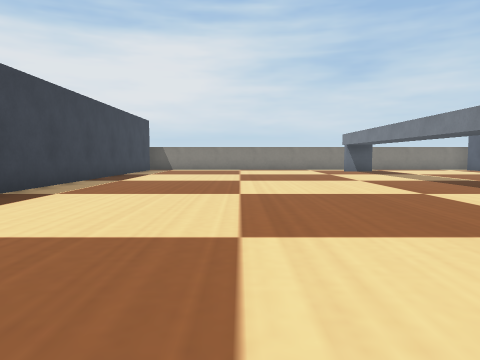
[1] (above)

16 first-person views from a walk through a Webots world. The camera is 0.72 m above the floor, tilts 4° down and sees 70° across. The floor is counted in squares, 1 m on a side. Each view is taken from the middle of a square. On the plan, view 1 faces up. The plan holds only what a view shows up to about 11 squares ahead; the rest is blank. Robots are left out. Webots' stock objects and surfaces are drawn as simple stand-ins.

[2]
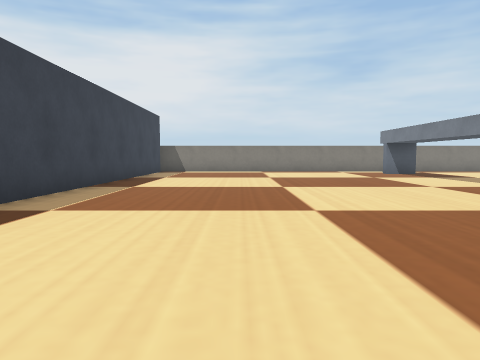

[3]
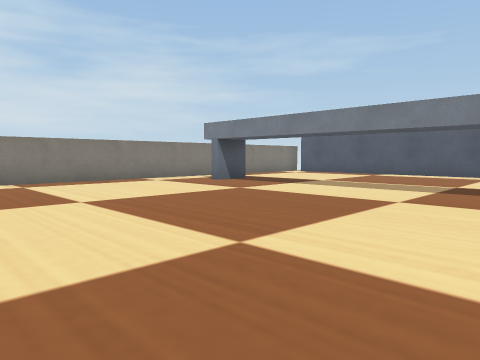

[4]
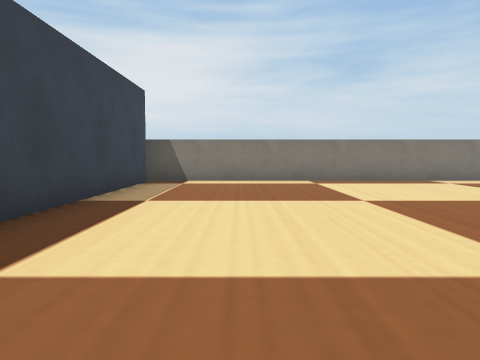

[5]
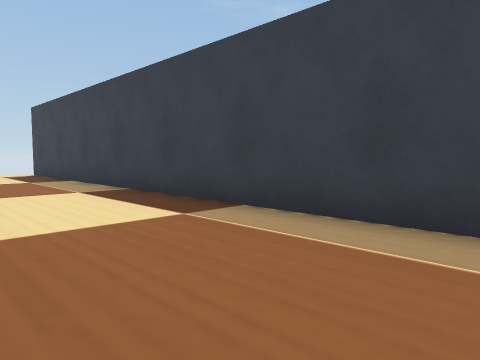

[6]
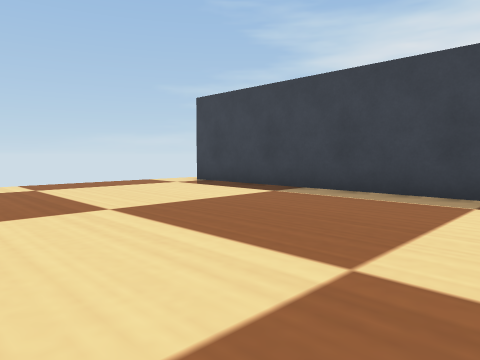

[7]
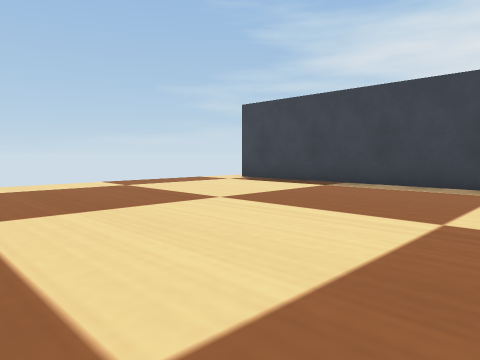

[8]
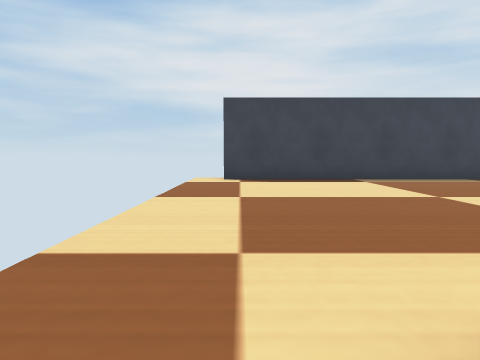

[9]
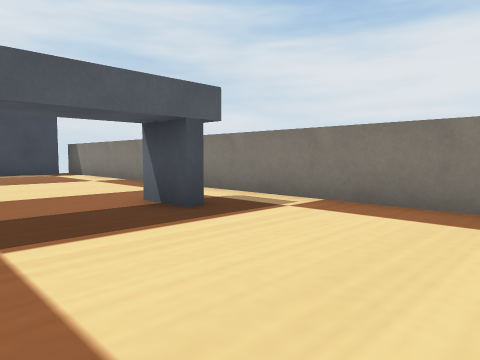

[10]
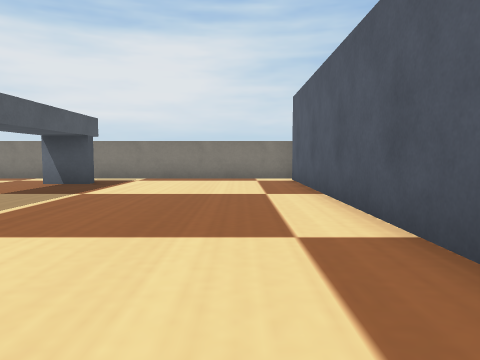

[11]
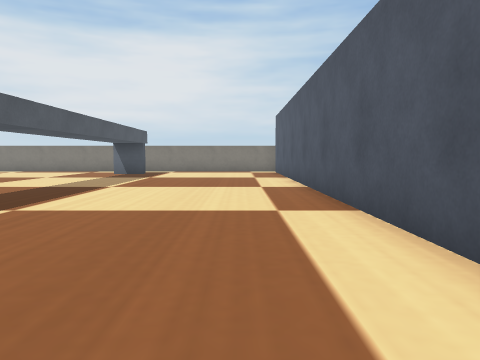

[12]
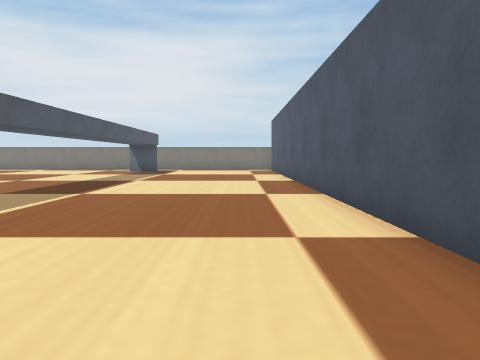

[13]
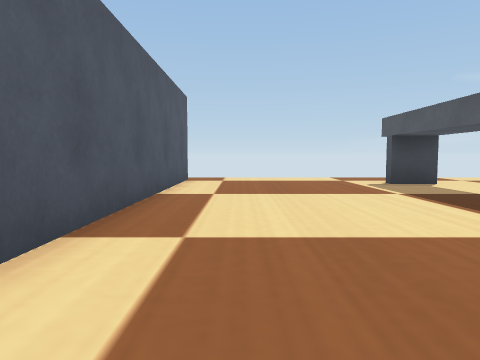

[14]
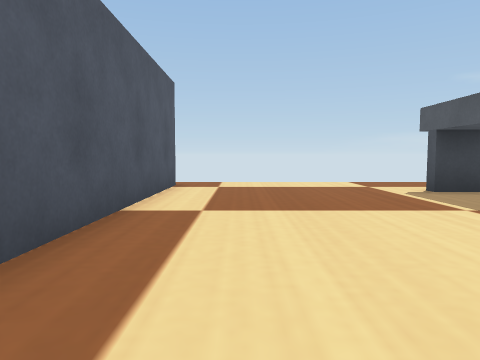

[15]
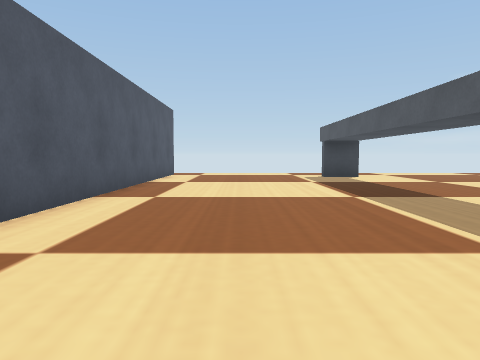

[16]
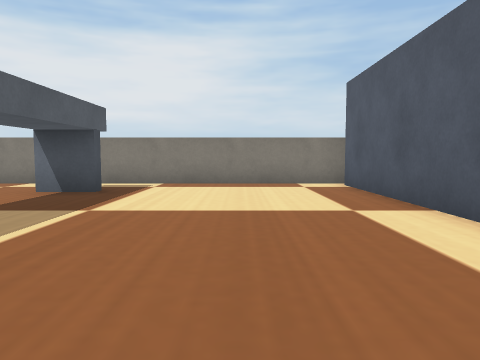

### Floor plan
Key: @ floor where view 1 was taken; # wall or solid block; . floor; T thing the floor can be seen under or through.
Columns run from 5 left of view 1 to 12 right of it. Each row starts with its distance up from view 1.
 18 ##################
 17 #................#
 16 #.........TT.....#
 15 #.........TT.....#
 14 #.........TT.....#
 13 #.........TT.....#
 12 #.........TT.....#
 11 #.........TT.....#
 10 #.........TT.....#
  9 #.........TT.....#
  8 #.........TT.....#
  7 #.........TT.....#
  6 #......... T.....#
  5 #......... T.....#
  4 #......... T.....#
  3 #......... T.....#
  2 #......... T.....#
  1 #......... T.....#
  0 #....@.... T.....#
 -1 #......... T.....#
 -2 #......... T.....#
 -3 #.........TT.....#
 -4 #................#
 -5 ..................

Where each view was taken, in squares from view 1:
view 1: 0 up, 0 right, facing up
view 2: 2 up, 1 left, facing up
view 3: 8 up, 2 left, facing up-right
view 4: 8 up, 2 left, facing up
view 5: 10 up, 1 left, facing down-left
view 6: 4 up, 2 right, facing down-left
view 7: 4 up, 4 right, facing down-left
view 8: 4 down, 6 right, facing left
view 9: 13 up, 10 right, facing up-left
view 10: 7 up, 10 right, facing up
view 11: 2 up, 10 right, facing up
view 12: 0 up, 10 right, facing up
view 13: 6 up, 10 right, facing down
view 14: 4 up, 10 right, facing down
view 15: 9 up, 9 right, facing down
view 16: 9 up, 9 right, facing up
